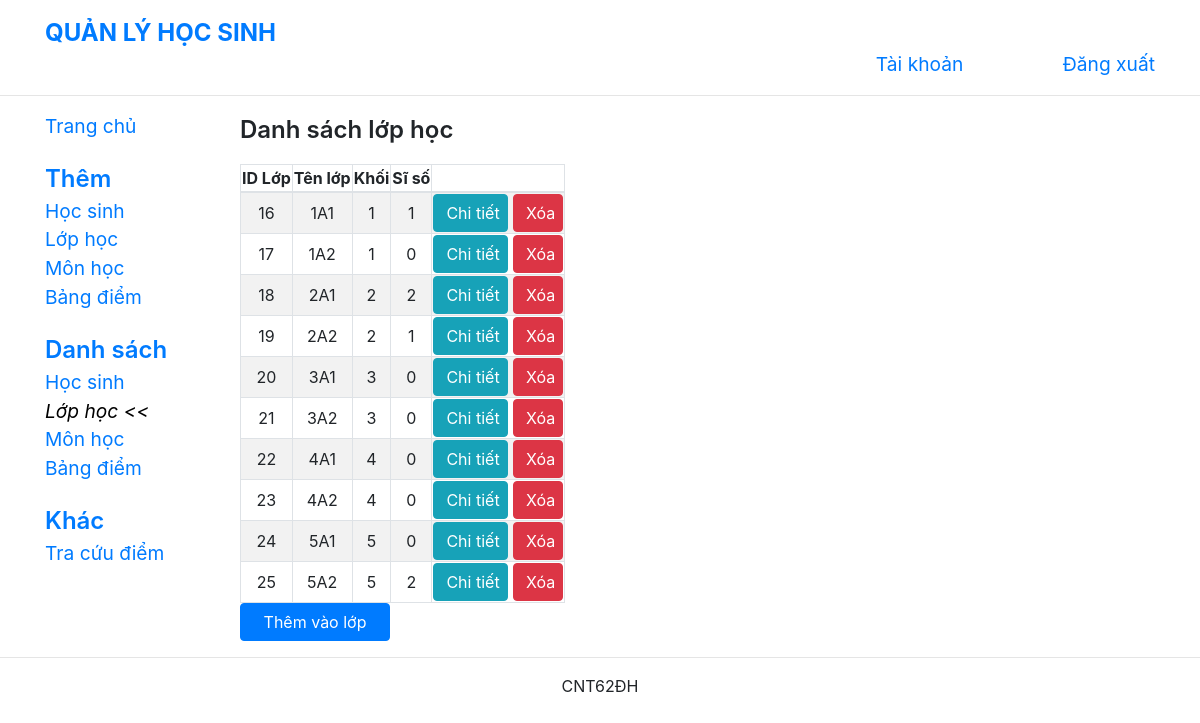
The app's page /listClasses.php with its own data.
### tables this page shows
CREATE TABLE `lop` (
  `id_lop` int(11) NOT NULL,
  `tenlop` varchar(20) NOT NULL,
  `khoi` int(11) NOT NULL,
  `siso` int(11) NOT NULL
);

### listClasses.php (the view, shortened to what this page needs)
<?php
include"connect.php";
$sql = "SELECT id_lop, tenlop, khoi, (SELECT COUNT(*) FROM hocsinh WHERE hocsinh.id_lop = lop.id_lop) AS siso FROM lop WHERE tenlop != 'Không'";
$stmt = $conn->prepare($sql);
$query = $stmt->execute();
?>
<!DOCTYPE html>
<html>
<head>
    <link rel="stylesheet" href="https://maxcdn.bootstrapcdn.com/bootstrap/4.0.0/css/bootstrap.min.css"
>
    <link href="https://cdn.jsdelivr.net/npm/select2@4.1.0-rc.0/dist/css/select2.min.css" rel="stylesheet" />
    <link rel="stylesheet" type="text/css" href="https://cdn.datatables.net/v/dt/dt-1.10.25/datatables.min.css" />
    <link rel="stylesheet" href="common.css">
    <link rel="stylesheet" href="layout.css">
</head>
<body>
    <div class="container">
        <header class="row">
            <div id="brand" class="col-12 col-lg-7">
                <a href="./index.php" class="navbar-brand">
                    <span id="brand_name">QUẢN LÝ HỌC SINH</span>
                </a>
            </div>
            <div id="horizontal_menu" class="col-12 col-lg-5 row">
                <a href="#" class="col-7">Tài khoản</a>
                <a href="logout.php" class="col-5">Đăng xuất</a>
            </div>
        </header>
    </div>
    <hr>
    <div class="container">
        <div class="row">
            <nav class="col-lg-2 navbar-collapse collapse expand-lg" id="nav_bar">
                <a href="./index.php" class="nav_option">Trang chủ</a>
                <div class="nav_group">
                    <p class="nav_group_name">Thêm</p>
                    <a href="./createStudent.php" class="nav_option">Học sinh</a>
                    <a href="./createClass.php" class="nav_option">Lớp học</a>
                    <a href="./createSubject.php" class="nav_option">Môn học</a>
                    <a href="./createTranscript.php" class="nav_option">Bảng điểm</a>
                </div>
                <div class="nav_group">
                    <p class="nav_group_name">Danh sách</p>
                    <a href="./listStudents.php" class="nav_option">Học sinh</a>
                    <a href="./listClasses.php" class="nav_option current_item">Lớp học</a>
                    <a href="./listSubjects.php" class="nav_option">Môn học</a>
                    <a href="./listTranscripts.php" class="nav_option">Bảng điểm</a>
                </div>
                <div class="nav_group">
                    <p class="nav_group_name">Khác</p>
                    <a href="./searchTranscript.php" class="nav_option">Tra cứu điểm</a>
                </div>
            </nav>
            <div class="col-lg-10 content">
                <p class="page_title" >Danh sách lớp học</p>
                <div class="table-responsive">
                    <table class="data_table table-striped table-bordered">
                        <thead>
                            <th>ID Lớp</th>
                            <th>Tên lớp</th>
                            <th>Khối</th>
                            <th>Sĩ số</th>
                            <th></th>
                        </thead>
                        <tbody>
                            <?php
                            if($query){
                                while($row = $stmt->fetch(PDO::FETCH_ASSOC)){
                            ?>
                            <tr>
                                <td><?php echo $row["id_lop"]?></td>
                                <td><?php echo $row["tenlop"]?></td>
                                <td><?php echo $row["khoi"]?></td>
                                <td><?php echo $row["siso"]?></td>
                            <span>
                                <td>
                                    <a class="btn btn-info" style="width: 75px;" href="ClassDetail.php?id_lop=<?php echo $row["id_lop"]?>">Chi tiết</a>
                                    <a class="btn btn-danger" style="width: 50px;" href="deleteClass.php?id_lop=<?php echo $row["id_lop"]?>">Xóa</a>
                                </td>
                            </tr>
                            <?php
                        }
                    }
                    ?>
                </tbody>
                </table>
                <a class="btn btn-primary" href="listStudentsnotAdded.php">Thêm vào lớp</a>
                </div>
            </div>
        </div>
    </div>
    <hr>
    <div class="container">
        <footer>
            <p>CNT62ĐH</p>
        </footer>
    </div>
</body>
</html>

### common.css (style rules this page uses)
.btn { width: 150px; }
.content { padding-left: 20px; }
.page_title { font-weight: 600; font-size: 1.5em; }
td, th { text-align: center; }
@media (min-width: 992px) { .expand-lg { display: block !important; } }

### layout.css (style rules this page uses)
header { margin-top: 10px; }
#brand a, #brand a:hover { color: #007bff; font-size: 1.5em; font-weight: bold; }
#horizontal_menu { text-align: right; padding-top: 40px; padding-right: 0; }
#horizontal_menu a, #horizontal_menu a:hover { text-decoration: none; font-size: 1.2em; vertical-align: bottom; padding-right: 0; }
.nav_group { margin-top: 20px; }
.nav_group_name { font-size: 1.5em; font-weight: 600; color: #007bff; margin: 0; }
.nav_option, .nav_option:hover { display: block; font-size: 1.2em; text-decoration: none; }
.current_item, .current_item:hover { color: black; font-style: italic; }
.current_item::after { content: " <<"; }
footer { text-align: center; }

### records on screen
lop: id_lop "16", tenlop "1A1", khoi "1", siso "1"
lop: id_lop "17", tenlop "1A2", khoi "1", siso "0"
lop: id_lop "18", tenlop "2A1", khoi "2", siso "2"
lop: id_lop "19", tenlop "2A2", khoi "2", siso "1"
lop: id_lop "20", tenlop "3A1", khoi "3", siso "0"
lop: id_lop "21", tenlop "3A2", khoi "3", siso "0"
lop: id_lop "22", tenlop "4A1", khoi "4", siso "0"
lop: id_lop "23", tenlop "4A2", khoi "4", siso "0"
lop: id_lop "24", tenlop "5A1", khoi "5", siso "0"
lop: id_lop "25", tenlop "5A2", khoi "5", siso "2"
